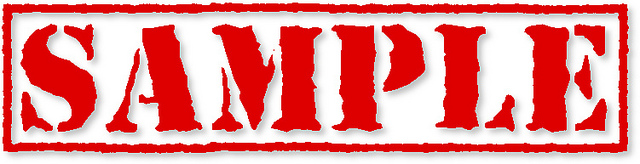
#> input picture FSDP2019/day4/sample.jpg, 640 x 164 px
$ python imgprocess.py
#> lines starting #> are read from the running program, lines starting #| are printed output that depends on the picture
# -*- coding: utf-8 -*-
"""
Created on Thu Jun  6 18:08:53 2019

@author: user
"""
from PIL import Image
import os
img=Image.open("sample.jpg")
#> img is the input picture: PIL image 640x164 RGB; mean R, G, B 232.1, 140.9, 140.9
img_gray=img.convert('L')
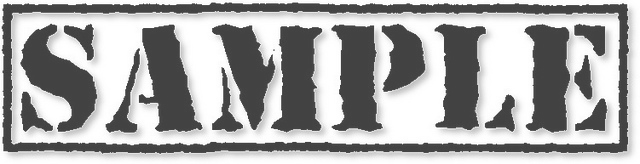
#> img_gray: PIL image 640x164 L; min 60, max 255, mean 168.1
img_gray.save("sample1.jpg")
img1=img_gray.transpose(Image.ROTATE_90)
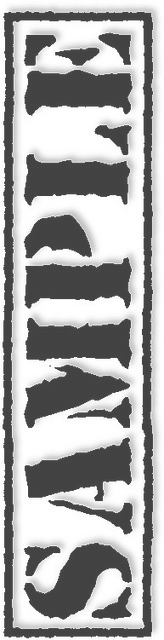
#> img1: PIL image 164x640 L; min 60, max 255, mean 168.1
img1.save("sample1.jpg")
#> (the run stopped early here; a loop or call above may not have finished)
